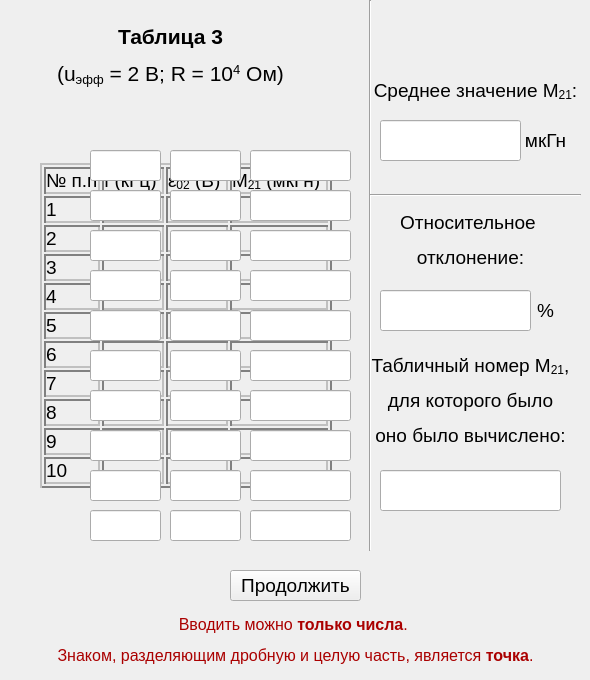
   <widget class="QWidget" name="ex_3">
    <widget class="QLabel" name="label_4">
     <property name="geometry">
      <rect>
       <x>10</x>
       <y>100</y>
       <width>351</width>
       <height>451</height>
      </rect>
     </property>
     <property name="font">
      <font>
       <pointsize>14</pointsize>
      </font>
     </property>
     <property name="mouseTracking">
      <bool>true</bool>
     </property>
     <property name="layoutDirection">
      <enum>Qt::RightToLeft</enum>
     </property>
     <property name="lineWidth">
      <number>1</number>
     </property>
     <property name="text">
      <string>&lt;html&gt;&lt;head/&gt;&lt;body&gt;&lt;table border=&quot;2&quot; style=&quot; margin-top:0px; margin-bottom:0px; margin-left:0px; margin-right:0px;&quot; align=&quot;center&quot; cellspacing=&quot;2&quot; cellpadding=&quot;5.5&quot;&gt;&lt;tr&gt;&lt;td&gt;&lt;p&gt;№ п.п&lt;/p&gt;&lt;/td&gt;&lt;td&gt;&lt;p&gt;f (кГц) &lt;/p&gt;&lt;/td&gt;&lt;td&gt;&lt;p&gt;ε&lt;span style=&quot; vertical-align:sub;&quot;&gt;02&lt;/span&gt; (В) &lt;/p&gt;&lt;/td&gt;&lt;td&gt;&lt;p&gt;М&lt;span style=&quot; vertical-align:sub;&quot;&gt;21&lt;/span&gt; (мкГн) &lt;/p&gt;&lt;/td&gt;&lt;/tr&gt;&lt;tr&gt;&lt;td&gt;&lt;p&gt;1&lt;/p&gt;&lt;/td&gt;&lt;td/&gt;&lt;td/&gt;&lt;td/&gt;&lt;/tr&gt;&lt;tr&gt;&lt;td&gt;&lt;p&gt;2&lt;/p&gt;&lt;/td&gt;&lt;td/&gt;&lt;td/&gt;&lt;td/&gt;&lt;/tr&gt;&lt;tr&gt;&lt;td&gt;&lt;p&gt;3&lt;/p&gt;&lt;/td&gt;&lt;td/&gt;&lt;td/&gt;&lt;td/&gt;&lt;/tr&gt;&lt;tr&gt;&lt;td&gt;&lt;p&gt;4&lt;/p&gt;&lt;/td&gt;&lt;td/&gt;&lt;td/&gt;&lt;td/&gt;&lt;/tr&gt;&lt;tr&gt;&lt;td&gt;&lt;p&gt;5&lt;/p&gt;&lt;/td&gt;&lt;td/&gt;&lt;td/&gt;&lt;td/&gt;&lt;/tr&gt;&lt;tr&gt;&lt;td&gt;&lt;p&gt;6&lt;/p&gt;&lt;/td&gt;&lt;td/&gt;&lt;td/&gt;&lt;td/&gt;&lt;/tr&gt;&lt;tr&gt;&lt;td&gt;&lt;p&gt;7&lt;/p&gt;&lt;/td&gt;&lt;td/&gt;&lt;td/&gt;&lt;td/&gt;&lt;/tr&gt;&lt;tr&gt;&lt;td&gt;&lt;p&gt;8&lt;/p&gt;&lt;/td&gt;&lt;td/&gt;&lt;td/&gt;&lt;td/&gt;&lt;/tr&gt;&lt;tr&gt;&lt;td&gt;&lt;p&gt;9&lt;/p&gt;&lt;/td&gt;&lt;td/&gt;&lt;td/&gt;&lt;td/&gt;&lt;/tr&gt;&lt;tr&gt;&lt;td&gt;&lt;p&gt;10&lt;/p&gt;&lt;/td&gt;&lt;td/&gt;&lt;td/&gt;&lt;td/&gt;&lt;/tr&gt;&lt;/table&gt;&lt;/body&gt;&lt;/html&gt;</string>
     </property>
     <property name="scaledContents">
      <bool>false</bool>
     </property>
     <property name="wordWrap">
      <bool>false</bool>
     </property>
     <property name="openExternalLinks">
      <bool>false</bool>
     </property>
    </widget>
    <widget class="QLabel" name="label_5">
     <property name="geometry">
      <rect>
       <x>50</x>
       <y>20</y>
       <width>241</width>
       <height>71</height>
      </rect>
     </property>
     <property name="font">
      <font>
       <pointsize>16</pointsize>
      </font>
     </property>
     <property name="text">
      <string>&lt;html&gt;&lt;head/&gt;&lt;body&gt;&lt;p align=&quot;center&quot;&gt;&lt;span style=&quot; font-weight:600;&quot;&gt;Таблица 3&lt;/span&gt;&lt;/p&gt;&lt;p align=&quot;center&quot;&gt;(u&lt;span style=&quot; vertical-align:sub;&quot;&gt;эфф&lt;/span&gt; = 2 В; R = 10&lt;span style=&quot; vertical-align:super;&quot;&gt;4&lt;/span&gt; Ом)&lt;/p&gt;&lt;/body&gt;&lt;/html&gt;</string>
     </property>
    </widget>
    <widget class="QLineEdit" name="ex_3_E_1">
     <property name="geometry">
      <rect>
       <x>170</x>
       <y>150</y>
       <width>71</width>
       <height>31</height>
      </rect>
     </property>
     <property name="font">
      <font>
       <pointsize>14</pointsize>
      </font>
     </property>
    </widget>
    <widget class="QLineEdit" name="ex_3_M_1">
     <property name="geometry">
      <rect>
       <x>250</x>
       <y>150</y>
       <width>101</width>
       <height>31</height>
      </rect>
     </property>
     <property name="font">
      <font>
       <pointsize>14</pointsize>
      </font>
     </property>
    </widget>
    <widget class="QPushButton" name="go_finish">
     <property name="geometry">
      <rect>
       <x>230</x>
       <y>570</y>
       <width>131</width>
       <height>31</height>
      </rect>
     </property>
     <property name="font">
      <font>
       <pointsize>14</pointsize>
      </font>
     </property>
     <property name="text">
      <string>Продолжить</string>
     </property>
    </widget>
    <widget class="QLineEdit" name="ex_3_E_2">
     <property name="geometry">
      <rect>
       <x>170</x>
       <y>190</y>
       <width>71</width>
       <height>31</height>
      </rect>
     </property>
     <property name="font">
      <font>
       <pointsize>14</pointsize>
      </font>
     </property>
    </widget>
    <widget class="QLineEdit" name="ex_3_E_3">
     <property name="geometry">
      <rect>
       <x>170</x>
       <y>230</y>
       <width>71</width>
       <height>31</height>
      </rect>
     </property>
     <property name="font">
      <font>
       <pointsize>14</pointsize>
      </font>
     </property>
    </widget>
    <widget class="QLineEdit" name="ex_3_E_4">
     <property name="geometry">
      <rect>
       <x>170</x>
       <y>270</y>
       <width>71</width>
       <height>31</height>
      </rect>
     </property>
     <property name="font">
      <font>
       <pointsize>14</pointsize>
      </font>
     </property>
    </widget>
    <widget class="QLineEdit" name="ex_3_E_5">
     <property name="geometry">
      <rect>
       <x>170</x>
       <y>310</y>
       <width>71</width>
       <height>31</height>
      </rect>
     </property>
     <property name="font">
      <font>
       <pointsize>14</pointsize>
      </font>
     </property>
    </widget>
    <widget class="QLineEdit" name="ex_3_E_6">
     <property name="geometry">
      <rect>
       <x>170</x>
       <y>350</y>
       <width>71</width>
       <height>31</height>
      </rect>
     </property>
     <property name="font">
      <font>
       <pointsize>14</pointsize>
      </font>
     </property>
    </widget>
    <widget class="QLineEdit" name="ex_3_E_7">
     <property name="geometry">
      <rect>
       <x>170</x>
       <y>390</y>
       <width>71</width>
       <height>31</height>
      </rect>
     </property>
     <property name="font">
      <font>
       <pointsize>14</pointsize>
      </font>
     </property>
    </widget>
    <widget class="QLineEdit" name="ex_3_E_8">
     <property name="geometry">
      <rect>
       <x>170</x>
       <y>430</y>
       <width>71</width>
       <height>31</height>
      </rect>
     </property>
     <property name="font">
      <font>
       <pointsize>14</pointsize>
      </font>
     </property>
    </widget>
    <widget class="QLineEdit" name="ex_3_E_9">
     <property name="geometry">
      <rect>
       <x>170</x>
       <y>470</y>
       <width>71</width>
       <height>31</height>
      </rect>
     </property>
     <property name="font">
      <font>
       <pointsize>14</pointsize>
      </font>
     </property>
    </widget>
    <widget class="QLineEdit" name="ex_3_E_10">
     <property name="geometry">
      <rect>
       <x>170</x>
       <y>510</y>
       <width>71</width>
       <height>31</height>
      </rect>
     </property>
     <property name="font">
      <font>
       <pointsize>14</pointsize>
      </font>
     </property>
    </widget>
    <widget class="QLineEdit" name="ex_3_M_2">
     <property name="geometry">
      <rect>
       <x>250</x>
       <y>190</y>
       <width>101</width>
       <height>31</height>
      </rect>
     </property>
     <property name="font">
      <font>
       <pointsize>14</pointsize>
      </font>
     </property>
    </widget>
    <widget class="QLineEdit" name="ex_3_M_3">
     <property name="geometry">
      <rect>
       <x>250</x>
       <y>230</y>
       <width>101</width>
       <height>31</height>
      </rect>
     </property>
     <property name="font">
      <font>
       <pointsize>14</pointsize>
      </font>
     </property>
    </widget>
    <widget class="QLineEdit" name="ex_3_M_4">
     <property name="geometry">
      <rect>
       <x>250</x>
       <y>270</y>
       <width>101</width>
       <height>31</height>
      </rect>
     </property>
     <property name="font">
      <font>
       <pointsize>14</pointsize>
      </font>
     </property>
    </widget>
    <widget class="QLineEdit" name="ex_3_M_5">
     <property name="geometry">
      <rect>
       <x>250</x>
       <y>310</y>
       <width>101</width>
       <height>31</height>
      </rect>
     </property>
     <property name="font">
      <font>
       <pointsize>14</pointsize>
      </font>
     </property>
    </widget>
    <widget class="QLineEdit" name="ex_3_M_6">
     <property name="geometry">
      <rect>
       <x>250</x>
       <y>350</y>
       <width>101</width>
       <height>31</height>
      </rect>
     </property>
     <property name="font">
      <font>
       <pointsize>14</pointsize>
      </font>
     </property>
    </widget>
    <widget class="QLineEdit" name="ex_3_M_7">
     <property name="geometry">
      <rect>
       <x>250</x>
       <y>390</y>
       <width>101</width>
       <height>31</height>
      </rect>
     </property>
     <property name="font">
      <font>
       <pointsize>14</pointsize>
      </font>
     </property>
    </widget>
    <widget class="QLineEdit" name="ex_3_M_8">
     <property name="geometry">
      <rect>
       <x>250</x>
       <y>430</y>
       <width>101</width>
       <height>31</height>
      </rect>
     </property>
     <property name="font">
      <font>
       <pointsize>14</pointsize>
      </font>
     </property>
    </widget>
    <widget class="QLineEdit" name="ex_3_M_9">
     <property name="geometry">
      <rect>
       <x>250</x>
       <y>470</y>
       <width>101</width>
       <height>31</height>
      </rect>
     </property>
     <property name="font">
      <font>
       <pointsize>14</pointsize>
      </font>
     </property>
    </widget>
    <widget class="QLineEdit" name="ex_3_M_10">
     <property name="geometry">
      <rect>
       <x>250</x>
       <y>510</y>
       <width>101</width>
       <height>31</height>
      </rect>
     </property>
     <property name="font">
      <font>
       <pointsize>14</pointsize>
      </font>
     </property>
    </widget>
    <widget class="QLineEdit" name="ex_3_f_1">
     <property name="geometry">
      <rect>
       <x>90</x>
       <y>150</y>
       <width>71</width>
       <height>31</height>
      </rect>
     </property>
     <property name="font">
      <font>
       <pointsize>14</pointsize>
      </font>
     </property>
    </widget>
    <widget class="QLineEdit" name="ex_3_f_2">
     <property name="geometry">
      <rect>
       <x>90</x>
       <y>190</y>
       <width>71</width>
       <height>31</height>
      </rect>
     </property>
     <property name="font">
      <font>
       <pointsize>14</pointsize>
      </font>
     </property>
    </widget>
    <widget class="QLineEdit" name="ex_3_f_3">
     <property name="geometry">
      <rect>
       <x>90</x>
       <y>230</y>
       <width>71</width>
       <height>31</height>
      </rect>
     </property>
     <property name="font">
      <font>
       <pointsize>14</pointsize>
      </font>
     </property>
    </widget>
    <widget class="QLineEdit" name="ex_3_f_4">
     <property name="geometry">
      <rect>
       <x>90</x>
       <y>270</y>
       <width>71</width>
       <height>31</height>
      </rect>
     </property>
     <property name="font">
      <font>
       <pointsize>14</pointsize>
      </font>
     </property>
    </widget>
    <widget class="QLineEdit" name="ex_3_f_5">
     <property name="geometry">
      <rect>
       <x>90</x>
       <y>310</y>
       <width>71</width>
       <height>31</height>
      </rect>
     </property>
     <property name="font">
      <font>
       <pointsize>14</pointsize>
      </font>
     </property>
    </widget>
    <widget class="QLineEdit" name="ex_3_f_6">
     <property name="geometry">
      <rect>
       <x>90</x>
       <y>350</y>
       <width>71</width>
       <height>31</height>
      </rect>
     </property>
     <property name="font">
      <font>
       <pointsize>14</pointsize>
      </font>
     </property>
    </widget>
    <widget class="QLineEdit" name="ex_3_f_7">
     <property name="geometry">
      <rect>
       <x>90</x>
       <y>390</y>
       <width>71</width>
       <height>31</height>
      </rect>
     </property>
     <property name="font">
      <font>
       <pointsize>14</pointsize>
      </font>
     </property>
    </widget>
    <widget class="QLineEdit" name="ex_3_f_8">
     <property name="geometry">
      <rect>
       <x>90</x>
       <y>430</y>
       <width>71</width>
       <height>31</height>
      </rect>
     </property>
     <property name="font">
      <font>
       <pointsize>14</pointsize>
      </font>
     </property>
    </widget>
    <widget class="QLineEdit" name="ex_3_f_9">
     <property name="geometry">
      <rect>
       <x>90</x>
       <y>470</y>
       <width>71</width>
       <height>31</height>
      </rect>
     </property>
     <property name="font">
      <font>
       <pointsize>14</pointsize>
      </font>
     </property>
    </widget>
    <widget class="QLineEdit" name="ex_3_f_10">
     <property name="geometry">
      <rect>
       <x>90</x>
       <y>510</y>
       <width>71</width>
       <height>31</height>
      </rect>
     </property>
     <property name="font">
      <font>
       <pointsize>14</pointsize>
      </font>
     </property>
    </widget>
    <widget class="QLabel" name="label_6">
     <property name="geometry">
      <rect>
       <x>370</x>
       <y>60</y>
       <width>211</width>
       <height>61</height>
      </rect>
     </property>
     <property name="font">
      <font>
       <pointsize>14</pointsize>
      </font>
     </property>
     <property name="text">
      <string>&lt;html&gt;&lt;head/&gt;&lt;body&gt;&lt;p align=&quot;center&quot;&gt;Среднее значение M&lt;span style=&quot; vertical-align:sub;&quot;&gt;21&lt;/span&gt;:&lt;/p&gt;&lt;/body&gt;&lt;/html&gt;</string>
     </property>
    </widget>
    <widget class="Line" name="line">
     <property name="geometry">
      <rect>
       <x>360</x>
       <y>0</y>
       <width>20</width>
       <height>551</height>
      </rect>
     </property>
     <property name="orientation">
      <enum>Qt::Vertical</enum>
     </property>
    </widget>
    <widget class="QLabel" name="label_7">
     <property name="geometry">
      <rect>
       <x>360</x>
       <y>210</y>
       <width>221</width>
       <height>61</height>
      </rect>
     </property>
     <property name="font">
      <font>
       <pointsize>14</pointsize>
      </font>
     </property>
     <property name="text">
      <string>&lt;html&gt;&lt;head/&gt;&lt;body&gt;&lt;p align=&quot;center&quot;&gt;Относительное &lt;/p&gt;&lt;p align=&quot;center&quot;&gt;отклонение:&lt;/p&gt;&lt;/body&gt;&lt;/html&gt;</string>
     </property>
    </widget>
    <widget class="QLabel" name="label_8">
     <property name="geometry">
      <rect>
       <x>360</x>
       <y>350</y>
       <width>221</width>
       <height>101</height>
      </rect>
     </property>
     <property name="font">
      <font>
       <pointsize>14</pointsize>
      </font>
     </property>
     <property name="text">
      <string>&lt;html&gt;&lt;head/&gt;&lt;body&gt;&lt;p align=&quot;center&quot;&gt;Табличный номер M&lt;span style=&quot; vertical-align:sub;&quot;&gt;21&lt;/span&gt;,&lt;/p&gt;&lt;p align=&quot;center&quot;&gt;для которого было&lt;/p&gt;&lt;p align=&quot;center&quot;&gt;оно было вычислено:&lt;/p&gt;&lt;/body&gt;&lt;/html&gt;</string>
     </property>
    </widget>
    <widget class="QLineEdit" name="ex_3_M_sr">
     <property name="geometry">
      <rect>
       <x>380</x>
       <y>120</y>
       <width>141</width>
       <height>41</height>
      </rect>
     </property>
     <property name="font">
      <font>
       <pointsize>14</pointsize>
      </font>
     </property>
    </widget>
    <widget class="QLineEdit" name="ex_3_OO">
     <property name="geometry">
      <rect>
       <x>380</x>
       <y>290</y>
       <width>151</width>
       <height>41</height>
      </rect>
     </property>
     <property name="font">
      <font>
       <pointsize>14</pointsize>
      </font>
     </property>
    </widget>
    <widget class="QLineEdit" name="ex_3_num_M">
     <property name="geometry">
      <rect>
       <x>380</x>
       <y>470</y>
       <width>181</width>
       <height>41</height>
      </rect>
     </property>
     <property name="font">
      <font>
       <pointsize>14</pointsize>
      </font>
     </property>
    </widget>
    <widget class="Line" name="line_2">
     <property name="geometry">
      <rect>
       <x>370</x>
       <y>185</y>
       <width>211</width>
       <height>21</height>
      </rect>
     </property>
     <property name="orientation">
      <enum>Qt::Horizontal</enum>
     </property>
    </widget>
    <widget class="QLabel" name="label_15">
     <property name="geometry">
      <rect>
       <x>30</x>
       <y>610</y>
       <width>531</width>
       <height>61</height>
      </rect>
     </property>
     <property name="font">
      <font>
       <pointsize>13</pointsize>
      </font>
     </property>
     <property name="text">
      <string>&lt;html&gt;&lt;head/&gt;&lt;body&gt;&lt;p align=&quot;center&quot;&gt;&lt;span style=&quot; font-size:12pt; color:#aa0000;&quot;&gt;Вводить можно &lt;/span&gt;&lt;span style=&quot; font-size:12pt; font-weight:600; color:#aa0000;&quot;&gt;только числа&lt;/span&gt;&lt;span style=&quot; font-size:12pt; color:#aa0000;&quot;&gt;. &lt;/span&gt;&lt;/p&gt;&lt;p align=&quot;center&quot;&gt;&lt;span style=&quot; font-size:12pt; color:#aa0000;&quot;&gt;Знаком, разделяющим дробную и целую часть, является &lt;/span&gt;&lt;span style=&quot; font-size:12pt; font-weight:600; color:#aa0000;&quot;&gt;точка&lt;/span&gt;&lt;span style=&quot; font-size:12pt; color:#aa0000;&quot;&gt;.&lt;/span&gt;&lt;/p&gt;&lt;/body&gt;&lt;/html&gt;</string>
     </property>
    </widget>
    <widget class="QLabel" name="label_16">
     <property name="geometry">
      <rect>
       <x>520</x>
       <y>120</y>
       <width>51</width>
       <height>41</height>
      </rect>
     </property>
     <property name="font">
      <font>
       <pointsize>14</pointsize>
      </font>
     </property>
     <property name="text">
      <string>&lt;html&gt;&lt;head/&gt;&lt;body&gt;&lt;p align=&quot;center&quot;&gt;мкГн&lt;/p&gt;&lt;/body&gt;&lt;/html&gt;</string>
     </property>
    </widget>
    <widget class="QLabel" name="label_17">
     <property name="geometry">
      <rect>
       <x>520</x>
       <y>290</y>
       <width>51</width>
       <height>41</height>
      </rect>
     </property>
     <property name="font">
      <font>
       <pointsize>14</pointsize>
      </font>
     </property>
     <property name="text">
      <string>&lt;html&gt;&lt;head/&gt;&lt;body&gt;&lt;p align=&quot;center&quot;&gt;%&lt;/p&gt;&lt;/body&gt;&lt;/html&gt;</string>
     </property>
    </widget>
   </widget>
